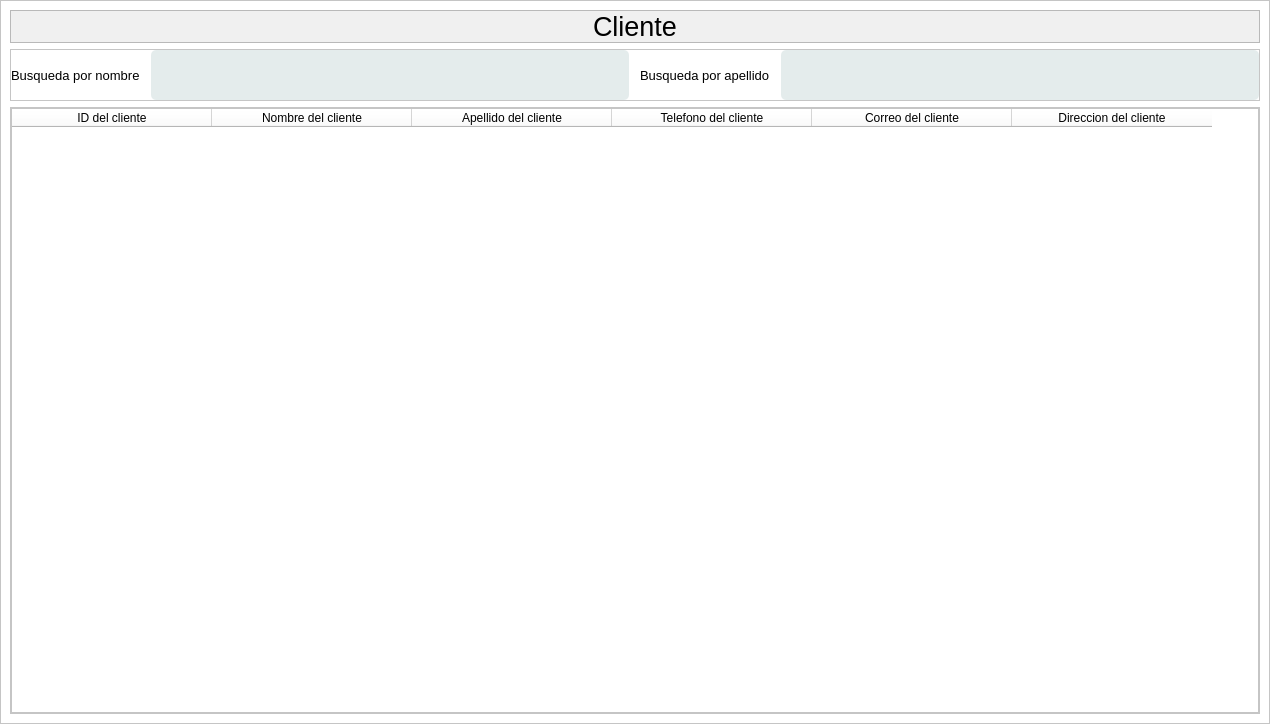
<?xml version="1.0" encoding="UTF-8"?>
<ui version="4.0">
 <class>Cliente</class>
 <widget class="QMainWindow" name="Cliente">
  <property name="geometry">
   <rect>
    <x>0</x>
    <y>0</y>
    <width>1270</width>
    <height>724</height>
   </rect>
  </property>
  <property name="windowTitle">
   <string>MainWindow</string>
  </property>
  <property name="styleSheet">
   <string notr="true">*{
	background-color: rgb(255, 255, 255);
}</string>
  </property>
  <widget class="QWidget" name="centralwidget">
   <layout class="QVBoxLayout" name="verticalLayout">
    <property name="spacing">
     <number>0</number>
    </property>
    <property name="leftMargin">
     <number>0</number>
    </property>
    <property name="topMargin">
     <number>0</number>
    </property>
    <property name="rightMargin">
     <number>0</number>
    </property>
    <property name="bottomMargin">
     <number>0</number>
    </property>
    <item>
     <widget class="QFrame" name="frame">
      <property name="frameShape">
       <enum>QFrame::StyledPanel</enum>
      </property>
      <property name="frameShadow">
       <enum>QFrame::Raised</enum>
      </property>
      <layout class="QVBoxLayout" name="verticalLayout_2">
       <item alignment="Qt::AlignTop">
        <widget class="QFrame" name="frame_3">
         <property name="styleSheet">
          <string notr="true">*{
	background-color: rgb(240, 240, 240);
}
</string>
         </property>
         <property name="frameShape">
          <enum>QFrame::StyledPanel</enum>
         </property>
         <property name="frameShadow">
          <enum>QFrame::Raised</enum>
         </property>
         <layout class="QHBoxLayout" name="horizontalLayout">
          <property name="spacing">
           <number>0</number>
          </property>
          <property name="leftMargin">
           <number>0</number>
          </property>
          <property name="topMargin">
           <number>0</number>
          </property>
          <property name="rightMargin">
           <number>0</number>
          </property>
          <property name="bottomMargin">
           <number>0</number>
          </property>
          <item>
           <widget class="QLabel" name="label">
            <property name="font">
             <font>
              <pointsize>20</pointsize>
             </font>
            </property>
            <property name="text">
             <string>Cliente</string>
            </property>
            <property name="alignment">
             <set>Qt::AlignCenter</set>
            </property>
           </widget>
          </item>
         </layout>
        </widget>
       </item>
       <item alignment="Qt::AlignTop">
        <widget class="QFrame" name="frame_4">
         <property name="styleSheet">
          <string notr="true">*{
	background-color: rgb(255, 255, 255);
}
QLabel{
	color: rgb(0, 0, 0);
	height: 25;
}

QLineEdit{
	color: rgb(0, 0, 0);
	background-color: rgb(228, 236, 236);
	border-radius: 5px;
	height: 50;	
}

QPushButton{
	border: none;
	border: 15px solid rgb(228, 236, 236);
	border-radius: 10px;
	color: rgb(0, 0, 0);
	background-color: rgb(228, 236, 236);
	text-align: center;

}</string>
         </property>
         <property name="frameShape">
          <enum>QFrame::StyledPanel</enum>
         </property>
         <property name="frameShadow">
          <enum>QFrame::Raised</enum>
         </property>
         <layout class="QHBoxLayout" name="horizontalLayout_2">
          <property name="spacing">
           <number>11</number>
          </property>
          <property name="leftMargin">
           <number>0</number>
          </property>
          <property name="topMargin">
           <number>0</number>
          </property>
          <property name="rightMargin">
           <number>0</number>
          </property>
          <property name="bottomMargin">
           <number>0</number>
          </property>
          <item>
           <widget class="QLabel" name="label_3">
            <property name="font">
             <font>
              <family>Segoe UI</family>
              <pointsize>10</pointsize>
             </font>
            </property>
            <property name="text">
             <string>Busqueda por nombre</string>
            </property>
           </widget>
          </item>
          <item>
           <widget class="QLineEdit" name="busnombre"/>
          </item>
          <item>
           <widget class="QLabel" name="label_2">
            <property name="font">
             <font>
              <family>Segoe UI</family>
              <pointsize>10</pointsize>
             </font>
            </property>
            <property name="text">
             <string>Busqueda por apellido</string>
            </property>
           </widget>
          </item>
          <item>
           <widget class="QLineEdit" name="busapellido"/>
          </item>
         </layout>
        </widget>
       </item>
       <item>
        <widget class="QFrame" name="frame_2">
         <property name="sizePolicy">
          <sizepolicy hsizetype="Preferred" vsizetype="Expanding">
           <horstretch>0</horstretch>
           <verstretch>0</verstretch>
          </sizepolicy>
         </property>
         <property name="font">
          <font>
           <family>MS Shell Dlg 2</family>
          </font>
         </property>
         <property name="styleSheet">
          <string notr="true">*{
	background-color: rgb(255, 255, 255);
}
QLabel{
	color: rgb(0, 0, 0);
	height: 25;
}

QLineEdit{
	color: rgb(0, 0, 0);
	background-color: rgb(228, 236, 236);
	border-radius: 5px;
	height: 50;	
}

QPushButton{
	border: none;
	border: 15px solid rgb(228, 236, 236);
	border-radius: 10px;
	color: rgb(0, 0, 0);
	background-color: rgb(228, 236, 236);
	text-align: center;

}</string>
         </property>
         <property name="frameShape">
          <enum>QFrame::StyledPanel</enum>
         </property>
         <property name="frameShadow">
          <enum>QFrame::Raised</enum>
         </property>
         <layout class="QVBoxLayout" name="verticalLayout_3">
          <property name="spacing">
           <number>0</number>
          </property>
          <property name="leftMargin">
           <number>0</number>
          </property>
          <property name="topMargin">
           <number>0</number>
          </property>
          <property name="rightMargin">
           <number>0</number>
          </property>
          <property name="bottomMargin">
           <number>0</number>
          </property>
          <item>
           <widget class="QTableWidget" name="tablacliente">
            <property name="editTriggers">
             <set>QAbstractItemView::NoEditTriggers</set>
            </property>
            <property name="dragDropOverwriteMode">
             <bool>true</bool>
            </property>
            <property name="alternatingRowColors">
             <bool>true</bool>
            </property>
            <property name="gridStyle">
             <enum>Qt::SolidLine</enum>
            </property>
            <attribute name="horizontalHeaderDefaultSectionSize">
             <number>200</number>
            </attribute>
            <column>
             <property name="text">
              <string>ID del cliente</string>
             </property>
            </column>
            <column>
             <property name="text">
              <string>Nombre del cliente</string>
             </property>
            </column>
            <column>
             <property name="text">
              <string>Apellido del cliente</string>
             </property>
            </column>
            <column>
             <property name="text">
              <string>Telefono del cliente</string>
             </property>
            </column>
            <column>
             <property name="text">
              <string>Correo del cliente</string>
             </property>
            </column>
            <column>
             <property name="text">
              <string>Direccion del cliente</string>
             </property>
            </column>
           </widget>
          </item>
         </layout>
        </widget>
       </item>
      </layout>
     </widget>
    </item>
   </layout>
  </widget>
 </widget>
 <resources>
  <include location="iconos.qrc"/>
 </resources>
 <connections>
  <connection>
   <sender>busapellido</sender>
   <signal>returnPressed()</signal>
   <receiver>busapellido</receiver>
   <slot>setFocus()</slot>
   <hints>
    <hint type="sourcelabel">
     <x>914</x>
     <y>92</y>
    </hint>
    <hint type="destinationlabel">
     <x>788</x>
     <y>95</y>
    </hint>
   </hints>
  </connection>
 </connections>
</ui>
